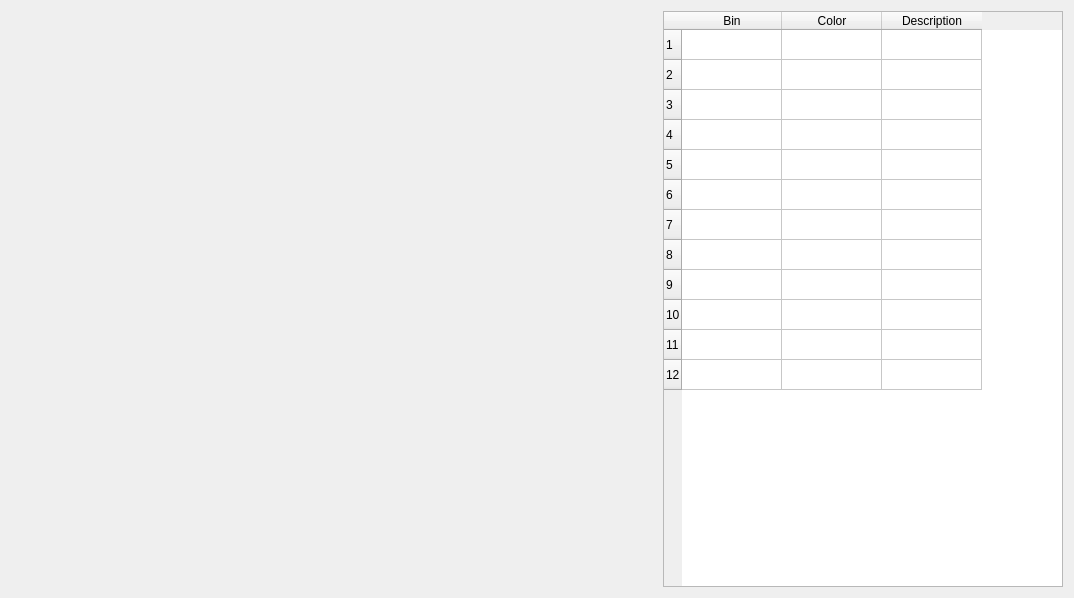
<?xml version="1.0" encoding="UTF-8"?>
<ui version="4.0">
 <class>WaferMapDialog</class>
 <widget class="QDialog" name="WaferMapDialog">
  <property name="geometry">
   <rect>
    <x>0</x>
    <y>0</y>
    <width>1074</width>
    <height>598</height>
   </rect>
  </property>
  <property name="windowTitle">
   <string>Simplied WaferMap</string>
  </property>
  <layout class="QGridLayout" name="gridLayout">
   <item row="0" column="0">
    <layout class="QHBoxLayout" name="horizontalLayout">
     <item>
      <widget class="WaferMapWidget" name="widget" native="true">
       <property name="sizePolicy">
        <sizepolicy hsizetype="Expanding" vsizetype="Preferred">
         <horstretch>0</horstretch>
         <verstretch>0</verstretch>
        </sizepolicy>
       </property>
      </widget>
     </item>
     <item>
      <widget class="QTableWidget" name="tableWidget">
       <property name="sizePolicy">
        <sizepolicy hsizetype="Expanding" vsizetype="Expanding">
         <horstretch>0</horstretch>
         <verstretch>0</verstretch>
        </sizepolicy>
       </property>
       <property name="maximumSize">
        <size>
         <width>400</width>
         <height>16777215</height>
        </size>
       </property>
       <property name="horizontalScrollBarPolicy">
        <enum>Qt::ScrollBarAsNeeded</enum>
       </property>
       <property name="editTriggers">
        <set>QAbstractItemView::NoEditTriggers</set>
       </property>
       <property name="rowCount">
        <number>12</number>
       </property>
       <property name="columnCount">
        <number>3</number>
       </property>
       <attribute name="horizontalHeaderDefaultSectionSize">
        <number>100</number>
       </attribute>
       <attribute name="horizontalHeaderMinimumSectionSize">
        <number>25</number>
       </attribute>
       <row/>
       <row/>
       <row/>
       <row/>
       <row/>
       <row/>
       <row/>
       <row/>
       <row/>
       <row/>
       <row/>
       <row/>
       <column>
        <property name="text">
         <string>Bin</string>
        </property>
       </column>
       <column>
        <property name="text">
         <string>Color</string>
        </property>
       </column>
       <column>
        <property name="text">
         <string>Description</string>
        </property>
       </column>
      </widget>
     </item>
    </layout>
   </item>
  </layout>
 </widget>
 <customwidgets>
  <customwidget>
   <class>WaferMapWidget</class>
   <extends>QWidget</extends>
   <header location="global">wafermap/wafermapwidget.h</header>
   <container>1</container>
  </customwidget>
 </customwidgets>
 <resources/>
 <connections/>
</ui>
